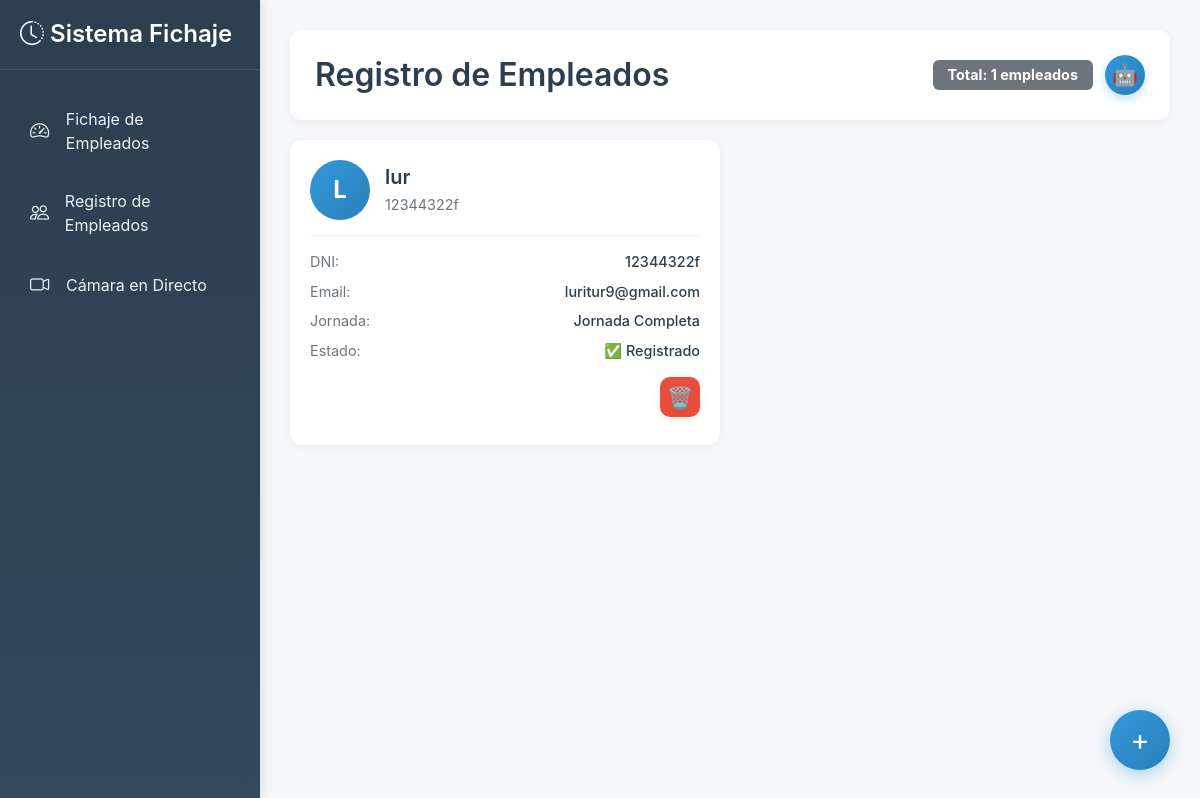
The page /registro_empleados on the database as committed earlier.
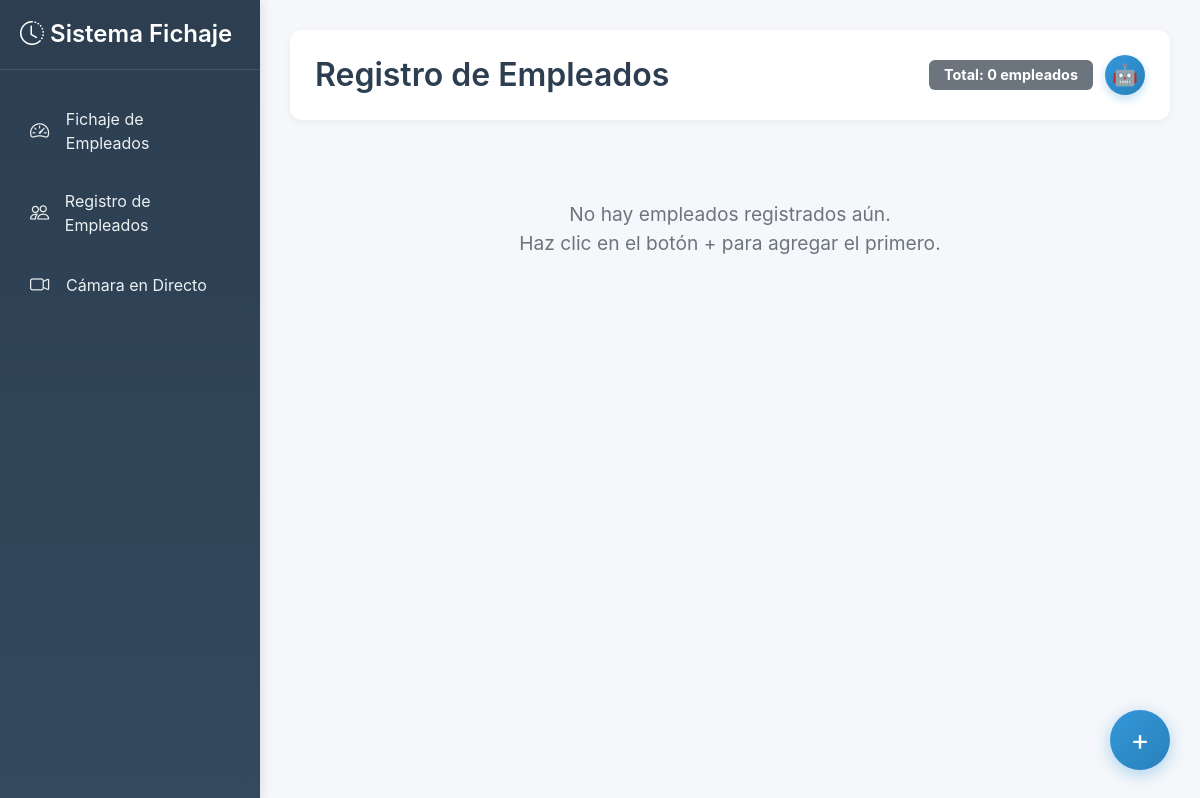
The same page on the database as committed later.
### core/bd/bd_create.py (models this page shows, shortened)
class Empleado(db.Model):
    __tablename__ = "empleados"
    dni = db.Column(db.String(9), primary_key=True)
    nombre = db.Column(db.String(100), nullable=False)
    email = db.Column(db.String(120), unique=True, nullable=False)
    jornada = db.Column(db.Integer, nullable=False)
    horas = db.Column(db.Float, default=0)
    estado = db.Column(db.String(20), default='out')
    path_image = db.Column(db.String, nullable=False)

### web/routes/main_routes.py (the view)
@main_bp.route('/registro_empleados')
def registro_empleados():
    return render_template('registro_empleados.html', employees=obtener_empleados_lista())

### core/bd/bd_functions.py (called while the page is built)
def obtener_empleados_lista():
    engine = create_engine(Config.SQLALCHEMY_DATABASE_URI)
    Session = sessionmaker(bind=engine)
    session = Session()
    try:
        empleados = session.query(Empleado).all()
        return empleados
    except Exception as e:
        print(f"Error al obtener empleados: {e}")
        return []
    finally:
        session.close()  # Importante: cerrar la sesión

### templates/registro_empleados.html (shortened to what this page needs)
{% extends "base.html" %}
{% block content %}
<div class="header-section">
    <h2>Registro de Empleados</h2>
    <div class="header-buttons">
        <span class="badge bg-secondary" style="padding: 8px 15px; font-size: 0.9rem;">
            Total: {{ employees|length if employees else 0 }} empleados
        </span>
        <button class="entrenar-modelo-btn" onclick="entrenarModelo()">🤖</button>
    </div>
</div>
<div class="employees-grid">
    {% if employees %}
        {% for employee in employees %}
        <div class="employee-card">
            <div class="employee-card-header">
                <div class="employee-card-avatar">
                    {{ employee.nombre[0]|upper }}{{ employee.nombre.split()[1][0]|upper if employee.nombre.split()|length > 1 else '' }}
                </div>
                <div class="employee-card-info">
                    <h5>{{ employee.nombre }}</h5>
                    <p>{{ employee.dni }}</p>
                </div>
            </div>
            <div class="employee-card-details">
                <div class="detail-row">
                    <span class="detail-label">DNI:</span>
                    <span class="detail-value">{{ employee.dni }}</span>
                </div>
                <div class="detail-row">
                    <span class="detail-label">Email:</span>
                    <span class="detail-value">{{ employee.email }}</span>
                </div>
                <div class="detail-row">
                    <span class="detail-label">Jornada:</span>
                    <span class="detail-value">
                        {% if employee.jornada == 8 %}Jornada Completa{% elif employee.jornada == 4 %}Jornada Parcial{% elif employee.jornada == 6 %}Jornada Intensiva{% else %}{{ employee.jornada }}{% endif %}
                    </span>
                </div>
                <div class="detail-row">
                    <span class="detail-label">Estado:</span>
                    <span class="detail-value">✅ Registrado</span>
                </div>
                <div class="detail-row" style="justify-content: flex-end;">
                    <button class="delete-employee-btn" title="Eliminar empleado" onclick="deleteEmployee('{{ employee.dni }}')">
                        🗑️
                    </button>
                </div>
            </div>
        </div>
        {% endfor %}
    {% else %}
        <div style="grid-column: 1/-1; text-align: center; padding: 60px 20px;">
            <p style="font-size: 1.2rem; color: #6c757d;">
                No hay empleados registrados aún.<br>
                Haz clic en el botón + para agregar el primero.
            </p>
        </div>
    {% endif %}
</div>
<button class="add-employee-btn" onclick="openModal()">+</button>
{% endblock %}

### templates/base.html (shortened to what this page needs)
<!DOCTYPE html>
<html lang="es">
<head>
    <link href="https://cdn.jsdelivr.net/npm/bootstrap@5.3.0/dist/css/bootstrap.min.css" rel="stylesheet">
    <link rel="stylesheet" href="https://cdn.jsdelivr.net/npm/bootstrap-icons@1.11.0/font/bootstrap-icons.css">
</head>
<body>
    <div class="sidebar" id="sidebar">
        <div class="sidebar-header">
            <h4><i class="bi bi-clock-history"></i> Sistema Fichaje</h4>
        </div>
        <nav class="nav flex-column">
            <div class="nav-item">
                <a href="{{ url_for('main.dashboard') }}" class="nav-link {% if request.endpoint == 'dashboard' %}active{% endif %}">
                    <i class="bi bi-speedometer2"></i>
                    <span>Fichaje de Empleados</span>
                </a>
            </div>
            <div class="nav-item">
                <a href="{{ url_for('main.registro_empleados') }}" class="nav-link {% if request.endpoint == 'registro_empleados' %}active{% endif %}">
                    <i class="bi bi-people"></i>
                    <span>Registro de Empleados</span>
                </a>
            </div>
            <div class="nav-item">
                <a href="{{ url_for('main.camara') }}" class="nav-link {% if request.endpoint == 'camara_directo' %}active{% endif %}">
                    <i class="bi bi-camera-video"></i>
                    <span>Cámara en Directo</span>
                </a>
            </div>
        </nav>
    </div>
    <div class="main-content">
        {% block content %}{% endblock %}
    </div>
</body>
</html>

### templates/base.html (style rules this page uses)
body { font-family: -apple-system, BlinkMacSystemFont, 'Segoe UI', Roboto, Oxygen, Ubuntu, Cantarell, sans-serif; background-color: #f5f7fa; }
.sidebar { position: fixed; top: 0; left: 0; height: 100vh; width: 260px; background: linear-gradient(180deg, #2c3e50 0%, #34495e 100%); padding: 20px 0; box-shadow: 2px 0 10px rgba(0,0,0,0.1); z-index: 1000; transition: transform 0.3s ease; }
.sidebar-header { padding: 0 20px 20px; border-bottom: 1px solid rgba(255,255,255,0.1); margin-bottom: 20px; }
.sidebar-header h4 { color: #fff; font-weight: 600; margin: 0; }
.nav-item { margin: 5px 15px; }
.nav-link { color: #ecf0f1; padding: 12px 15px; border-radius: 8px; display: flex; align-items: center; transition: all 0.3s; text-decoration: none; }
.nav-link i { margin-right: 12px; font-size: 1.2rem; width: 24px; }
.main-content { margin-left: 260px; padding: 30px; min-height: 100vh; }

### templates/registro_empleados.html (style rules this page uses)
.header-section { background: white; padding: 25px; border-radius: 12px; box-shadow: 0 2px 8px rgba(0,0,0,0.05); margin-bottom: 30px; display: flex; justify-content: space-between; align-items: center; }
.header-section h2 { margin: 0; color: #2c3e50; font-weight: 600; }
.employees-grid { display: grid; grid-template-columns: repeat(auto-fill, minmax(300px, 1fr)); gap: 20px; margin-bottom: 80px; }
.add-employee-btn { position: fixed; bottom: 30px; right: 30px; width: 60px; height: 60px; border-radius: 50%; background: linear-gradient(135deg, #3498db 0%, #2980b9 100%); color: white; border: none; box-shadow: 0 4px 16px rgba(52,152,219,0.4); font-size: 1.8rem; display: flex; align-items: center; justify-content: center; cursor: pointer; transition: transform 0.2s, box-shadow 0.2s; z-index: 999; }
.header-section { display: flex; justify-content: space-between; align-items: center; margin-bottom: 20px; }
.header-buttons { display: flex; align-items: center; gap: 12px; }
.entrenar-modelo-btn { width: 40px; height: 40px; border-radius: 50%; background: linear-gradient(135deg, #3498db 0%, #2980b9 100%); color: white; border: none; font-size: 1.3rem; display: flex; justify-content: center; align-items: center; cursor: pointer; box-shadow: 0 4px 10px rgba(52,152,219,0.3); transition: transform 0.2s ease; }

Rows that differ between the two databases and show on the page:
removed Empleado: nombre "L", nombre "lur", dni "12344322f", email "luritur9@gmail.com", jornada "Jornada Completa"
Other text that changed with them:
{{ employees|length if employees else 0 }}: "1" → "0"
text now shown: "No hay empleados registrados aún. Haz clic en el botón + para agregar el primero."
